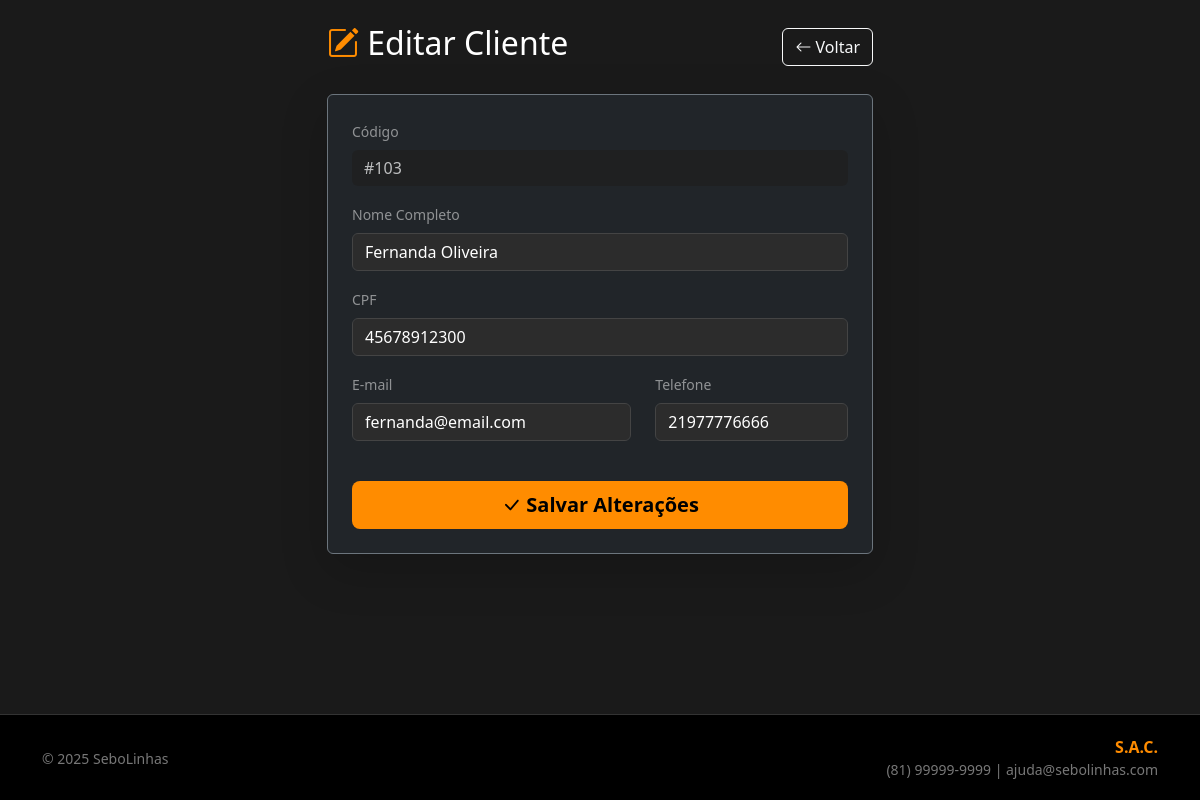
The app's page /modulos/pessoas/clientes/editar.php?id=103 (signed in) with its own data.
### tables this page shows
CREATE TABLE CLIENTE (
    CD_CLIENTE INT AUTO_INCREMENT PRIMARY KEY,
    NOME VARCHAR(100) NOT NULL,
    TELEFONE VARCHAR(20) DEFAULT NULL,
    CPF VARCHAR(14) NOT NULL,
    EMAIL VARCHAR(100) NOT NULL,
    CONSTRAINT U_CPF UNIQUE (CPF)
) AUTO_INCREMENT=100;

### modulos/pessoas/clientes/editar.php (the view, shortened to what this page needs)
<?php
require_once '../../../config/conexao.php';
$id = filter_input(INPUT_GET, 'id', FILTER_VALIDATE_INT);
try {
    $sql = "SELECT * FROM CLIENTE WHERE CD_CLIENTE = :id";
    $stmt = $pdo->prepare($sql);
    $stmt->execute([':id' => $id]);
    $dados = $stmt->fetch();
} catch (PDOException $e) {
    header("Location: cliente.php?erro_db=1");
    exit;
}
include '../../../includes/header.php';
?>
<div class="row justify-content-center">
    <div class="col-md-8 col-lg-6">
        <div class="d-flex justify-content-between align-items-center mb-4">
            <h2 class="text-white">
                <i class="bi bi-pencil-square text-orange"></i> Editar Cliente
            </h2>
            <a href="cliente.php" class="btn btn-outline-light">
                <i class="bi bi-arrow-left"></i> Voltar
            </a>
        </div>
        <div class="card bg-dark border-secondary shadow-lg">
            <div class="card-body p-4">
                <form method="POST" action="">
                    <div class="mb-3">
                        <label class="form-label text-white-50 small">Código</label>
                        <input type="text" class="form-control bg-secondary text-dark border-0" value="#<?= $dados['CD_CLIENTE']; ?>" disabled>
                    </div>
                    <div class="mb-3">
                        <label class="form-label text-white-50 small">Nome Completo</label>
                        <input type="text" class="form-control" name="nome" required value="<?= $dados['NOME']; ?>">
                    </div>
                    <div class="mb-3">
                        <label class="form-label text-white-50 small">CPF</label>
                        <input type="text" class="form-control" name="cpf" required minlength="11" maxlength="11" pattern="\d{11}" value="<?= $dados['CPF']; ?>">
                    </div>
                    <div class="row">
                        <div class="col-md-7 mb-3">
                            <label class="form-label text-white-50 small">E-mail</label>
                            <input type="email" class="form-control" name="email" required value="<?= $dados['EMAIL']; ?>">
                        </div>
                        <div class="col-md-5 mb-3">
                            <label class="form-label text-white-50 small">Telefone</label>
                            <input type="text" class="form-control" name="telefone" required minlength="11" maxlength="11" pattern="\d{11}" value="<?= $dados['TELEFONE']; ?>">
                        </div>
                    </div>
                    <div class="d-grid gap-2 mt-4">
                        <button type="submit" name="btn_atualizar" class="btn bg-orange fw-bold btn-lg">
                            <i class="bi bi-check-lg"></i> Salvar Alterações
                        </button>
                    </div>
                </form>
            </div>
        </div>
    </div>
</div>
<?php include '../../../includes/footer.php'; ?>

### css/custom.css (style rules this page uses)
:root { --primary-color: #ff8c00; --primary-hover: #e67e22; --bg-body: #1a1a1a; --bg-card: #2c2c2c; --bg-input: #222222; --text-main: #e0e0e0; --text-muted: #bbbbbb; --border-color: #444444; }
body { background-color: var(--bg-body); color: var(--text-main); min-height: 100vh; display: flex; flex-direction: column; }
.text-orange { color: var(--primary-color) !important; }
.bg-orange { background-color: var(--primary-color) !important; color: #000; }
.form-control, .form-select { color: #fff !important; background-color: var(--bg-card) !important; border: 1px solid var(--border-color); }
.form-control::placeholder { color: var(--text-muted) !important; opacity: 1; }
.form-control:disabled, .form-control[readonly] { background-color: #1f1f1f !important; opacity: 0.7; }

### records on screen
cliente: CD_CLIENTE "#103", nome "Fernanda Oliveira", cpf "45678912300", email "fernanda@email.com", telefone "21977776666"
